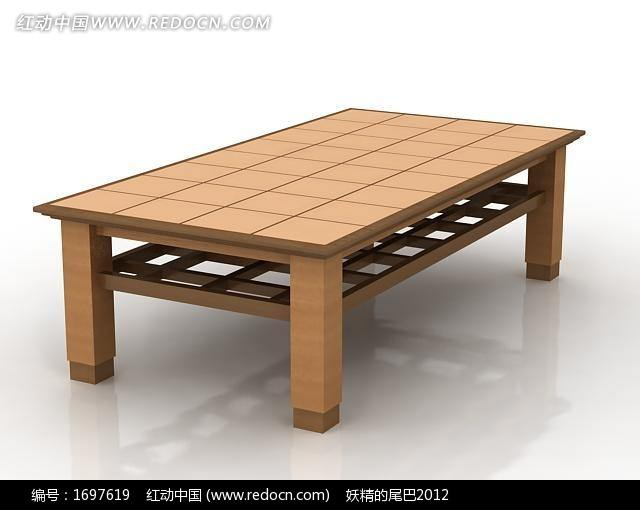
//> input picture opencvdemo10_floodfill/1.jpg, 640 x 510 px
$ ./main   (built with g++ and OpenCV 4)
//> lines starting //> are read from the running program, lines starting //| are printed output that depends on the picture
#include <opencv2/core/core.hpp>
#include <opencv2/highgui/highgui.hpp>
#include <opencv2/imgproc/imgproc.hpp>
#include <iostream>

using namespace std;
using namespace cv;

Mat g_srcImage, g_dstImage;
int g_nTrackbarNum = 0;
int g_nStructElementSize = 3;

void Process();
void on_TrackbarNumChange(int,void *);
void on_ElementSizeChange(int,void *);

int main()
{

	g_srcImage = imread("1.jpg");
//> g_srcImage is the input picture: 510 rows x 640 cols, CV_8UC3; mean B, G, R 170.2, 180.2, 191.8
	if(!g_srcImage.data){
		printf("load error\n");
		return false;
	}

	namedWindow("[原始图]");
	imshow("[原始图]",g_srcImage);

	namedWindow("[效果图]");

	Mat element = getStructuringElement(MORPH_RECT,Size(2*g_nStructElementSize+1,2*g_nStructElementSize+1));
	erode(g_srcImage,g_dstImage,element);
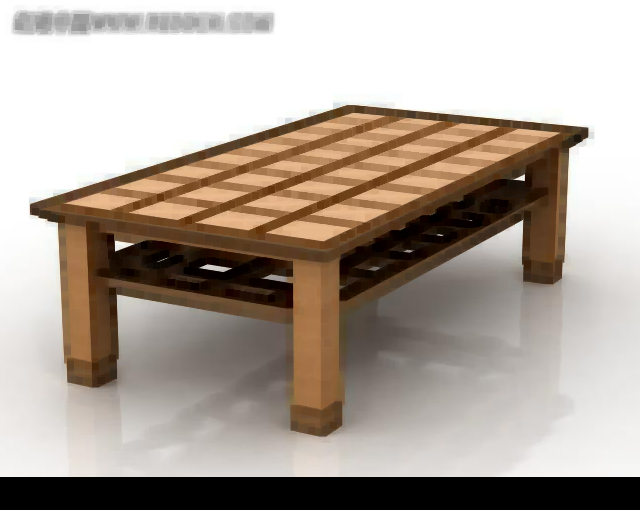
//> g_dstImage: 510 rows x 640 cols, CV_8UC3; mean B, G, R 153.9, 163.9, 175.3
	imshow("[效果图]",g_dstImage);

	createTrackbar("腐蚀/膨胀","[效果图]",&g_nTrackbarNum,1,on_TrackbarNumChange);
//> slider '腐蚀/膨胀' is set to 1
	createTrackbar("内核尺寸","[效果图]",&g_nStructElementSize,21,on_ElementSizeChange);

	cout<<endl<<"success\n"
		 <<"press q,exit\n";

	while(char(waitKey(1) != 'q')){}
//> in Process, `dilate(g_srcImage,g_dstImage,element);`:
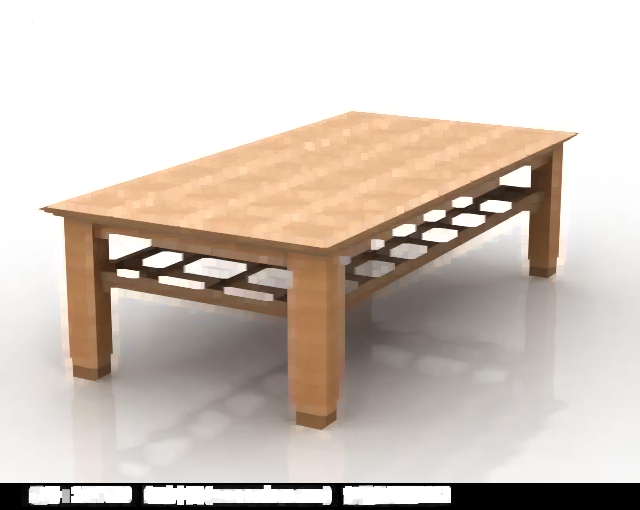
//> g_dstImage: 510 rows x 640 cols, CV_8UC3; mean B, G, R 187.1, 196.5, 207.8
//> the 'q' key is pressed

	return 0;
}


void Process()
{
	Mat element = getStructuringElement(MORPH_RECT,Size(2*g_nStructElementSize+1,2*g_nStructElementSize+1));

	if(g_nTrackbarNum == 0){
		erode(g_srcImage,g_dstImage,element);
	}else{
		dilate(g_srcImage,g_dstImage,element);
	}

	imshow("[效果图]",g_dstImage);
}


void on_TrackbarNumChange(int,void *)
{
	Process();
}
void on_ElementSizeChange(int,void *)
{
	Process();
}
